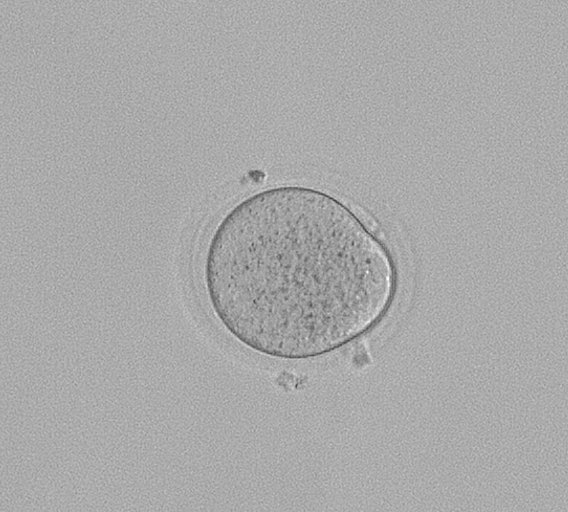
#> input picture Images/Processing oocyte/img10.tif, 568 x 512 px
$ python main.py
#> lines starting #> are read from the running program, lines starting #| are printed output that depends on the picture; after the words box and inside, x2 and y2 are one past the last pixel; in counts of white or black regions, pixels touching at a corner belong together
# -*- coding: utf-8 -*-
import numpy as np
import cv2

#Тест
def draw(event, x, y, flags, param):
    r = 25
    if event == cv2.EVENT_LBUTTONDBLCLK:
        cv2.circle(image,(x, y), int(r*1.3), (0,0,255), 2)
        cv2.line(image,(x-r, y-r),(x+r, y+r),(255,0,0), 5)
        cv2.line(image,(x-r, y+r),(x+r, y-r),(255,0,0), 5)


# start
image = cv2.imread("Images/Processing oocyte/img10.tif")
#> image is the input picture: shape (512, 568, 3); min 57, max 255, mean 169.5

cv2.namedWindow('image', cv2.WINDOW_FREERATIO)
#cv2.imshow('image', image)

cv2.setMouseCallback('image', draw)

while(1):
    cv2.imshow('image', image)
    if cv2.waitKey(20) & 0xFF == 27:
#> (key Esc is pressed here)
        break

gray = cv2.cvtColor(image, cv2.COLOR_BGR2GRAY)
gray = cv2.GaussianBlur(gray, (5, 5), 0)
cv2.imwrite("Result/gray.jpg", gray)

# распознавание границ и закрытие
edged = cv2.Canny(gray, 75, 250)
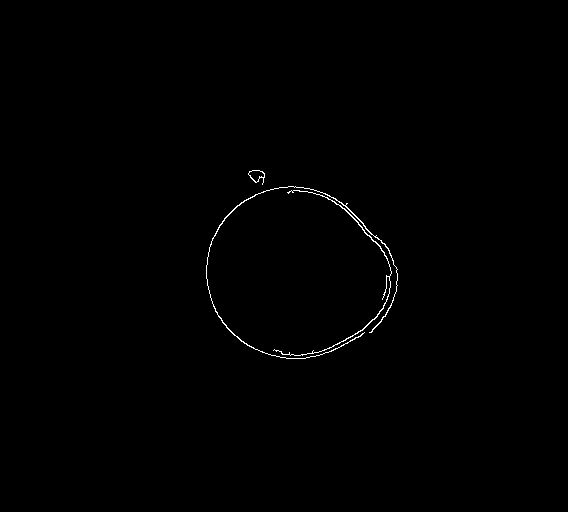
#> edged: shape (512, 568); 0.39% white in thin lines or dots, all inside (x1, y1, x2, y2) = (206, 170, 398, 359)
cv2.imwrite("Result/edged.jpg", edged)

kernel = cv2.getStructuringElement(cv2.MORPH_RECT, (7, 7))
closed = cv2.morphologyEx(edged, cv2.MORPH_CLOSE, kernel)
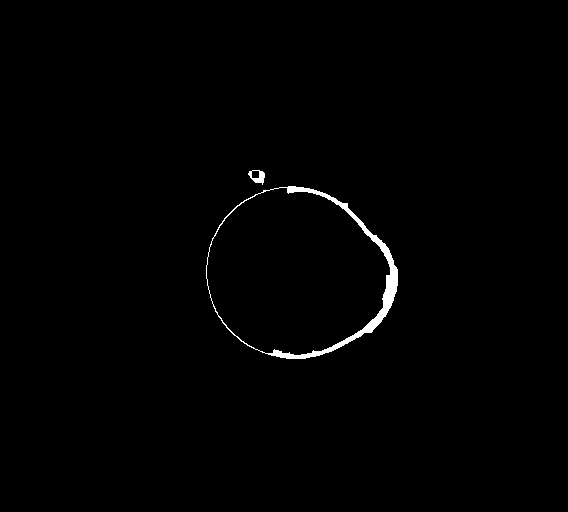
#> closed: shape (512, 568); 0.79% white; 2 white regions
cv2.imwrite("Result/closed.jpg", closed)

# поиск контуров
cnts = cv2.findContours(closed.copy(), cv2.RETR_EXTERNAL, cv2.CHAIN_APPROX_SIMPLE)[0]
#> cnts = 2 contours; box (x1, y1, x2, y2) and area: (206, 186, 398, 359) 24904, (248, 170, 265, 185) 150
total = 0

# цикл по контурам
for c in cnts:
    # аппроксимируем контур
    peri = cv2.arcLength(c, True)
    approx = cv2.approxPolyDP(c, 0.02 * peri, True)

    # если у контура 4 вершины, предполагаем, что это четырехугольник
    if len(approx) == 4:
        cv2.drawContours(image, [approx], -1, (0, 255, 0), 4)
        total += 1
#> this loop made 2 passes
#> peri on passes 1 to 2: 601.2, 51.21
#> after the loop, total = 0

# показываем результирующее изображение
print("Найдено {0} прямоугольников на этой картинке".format(total))
#| Найдено 0 прямоугольников на этой картинке
cv2.imwrite("output.jpg", image)

cv2.imshow('image', image)
cv2.waitKey()
cv2.destroyWindow('image')


# бинаризация
#ret,thresh1 = cv2.threshold(gray, 150, 255, cv2.THRESH_BINARY_INV)
#cv2.imwrite("threshold.jpg", thresh1)

#cv2.destroyAllWindows()

$ run again, with Images/Processing oocyte/img11.tif copied over Images/Processing oocyte/img10.tif
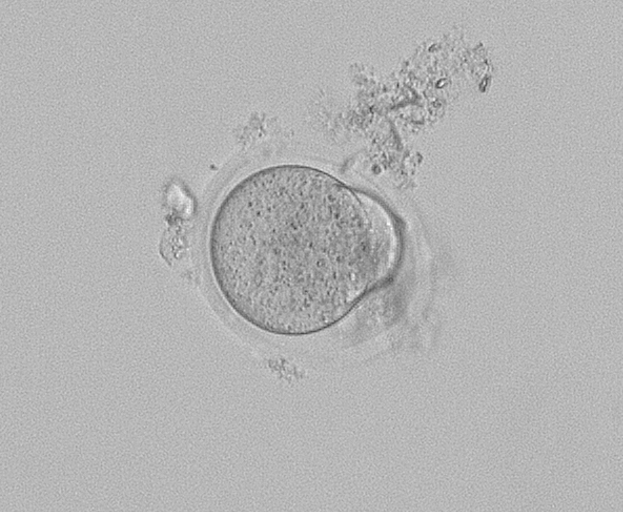
#> input picture Images/Processing oocyte/img11.tif, 623 x 512 px
#> image is the input picture: shape (512, 623, 3); min 56, max 255, mean 180.2
#> `edged = cv2.Canny(gray, 75, 250)`:
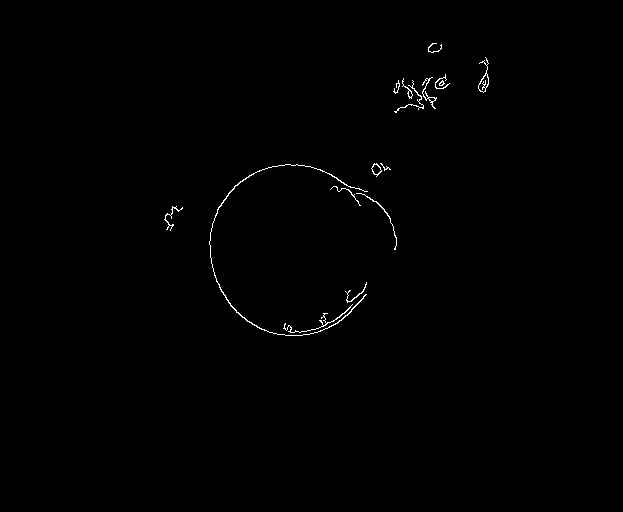
#> edged: shape (512, 623); 0.45% white in thin lines or dots, all inside (x1, y1, x2, y2) = (164, 43, 489, 336)
#> `closed = cv2.morphologyEx(edged, cv2.MORPH_CLOSE, kernel)`:
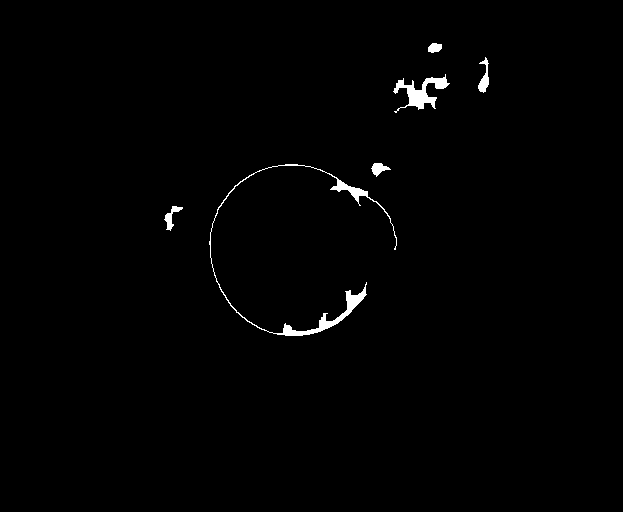
#> closed: shape (512, 623); 0.9% white; 6 white regions
#> cnts = 6 contours; box (x1, y1, x2, y2) and area: (209, 164, 397, 336) 986, (393, 74, 450, 113) 638, (478, 57, 489, 93) 151, (164, 206, 183, 231) 128, (371, 163, 391, 177) 120, (428, 43, 442, 53) 90
#> the loop `for c in cnts:` made 6 passes
#> peri on passes 1 to 6: 78.28, 1167, 52.87, 283.9, 90.77, 38.14
#> after the loop `for c in cnts:`: total = 0
#| Найдено 0 прямоугольников на этой картинке
